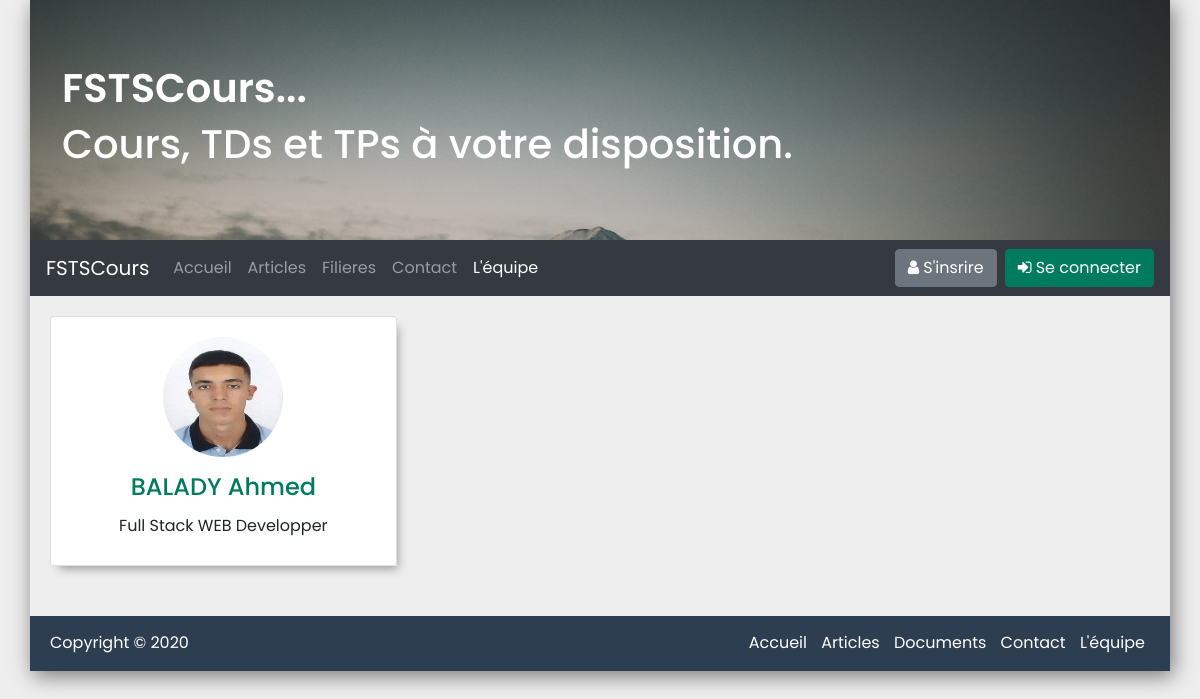
Page /about.php on the committed database.
### tables this page shows
CREATE TABLE `team` (
  `id_member` int(11) NOT NULL,
  `full_name` varchar(200) NOT NULL,
  `occupation` text NOT NULL,
  `description` text NOT NULL,
  `avatar` text NOT NULL,
  `social_media` text NOT NULL
);

### about.php (the view, shortened to what this page needs)
<?php
require 'db/connection.php';
$query = "SELECT * FROM `team`";
$team = mysqli_query($connection, $query);
?>
<!DOCTYPE html>
<html lang="en">
<head>
  <link href="//maxcdn.bootstrapcdn.com/bootstrap/4.0.0/css/bootstrap.min.css" rel="stylesheet" id="bootstrap-css" />
  <link rel="stylesheet" href="https://stackpath.bootstrapcdn.com/font-awesome/4.7.0/css/font-awesome.min.css">
  <link rel="stylesheet" href="css/style.css" />
  <link rel="stylesheet" href="css/about.css" />
</head>
<body>
  <div class="container">
    <?php require 'includes/header.php'; ?>
    <div class="team-section">
      <div class="row">
        <?php while ($member = mysqli_fetch_array($team)) :
          $social_media = explode(",", $member['social_media']);
          $facebook = $social_media[0];
          $instagram = $social_media[1];
          $github = $social_media[2]; ?>
          <div class="col-xs-12 col-sm-12 col-md-6 col-lg-4">
            <div class="image-flip">
              <div class="mainflip flip-0">
                <div class="frontside">
                  <div class="card">
                    <div class="card-body text-center">
                      <p>
                        <img class="img-fluid" src="images/team/<?php echo $member['avatar'] ?>" alt="card image" />
                      </p>
                      <h4 class="card-title"><?php echo $member['full_name'] ?></h4>
                      <p class="card-text"><?php echo $member['occupation'] ?></p>
                    </div>
                  </div>
                </div>
                <div class="backside">
                  <div class="card">
                    <div class="card-body text-center mt-4">
                      <h4 class="card-title"><?php echo $member['full_name'] ?></h4>
                      <p class="card-text"><?php echo $member['description'] ?></p>
                      <ul class="list-inline">
                        <li class="list-inline-item">
                          <a class="social-icon text-xs-center" target="_blank" href="<?php echo $facebook ?>">
                          </a>
                        </li>
                        <li class="list-inline-item">
                          <a class="social-icon text-xs-center" target="_blank" href="<?php echo $instagram ?>">
                          </a>
                        </li>
                        <li class="list-inline-item">
                          <a class="social-icon text-xs-center" target="_blank" href="<?php echo $github ?>'">
                          </a>
                        </li>
                      </ul>
                    </div>
                  </div>
                </div>
              </div>
            </div>
          </div>
        <?php endwhile ?>
      </div>
    </div>
    <?php require 'includes/footer.php'; ?>
  </div>
</body>
</html>

### css/style.css (style rules this page uses)
* { font-family: "Poppins", sans-serif; }
body { background-color: #eee; }
.container { padding: 0; box-shadow: 3px 5px 20px rgba(0, 0, 0, 0.5); }

### css/about.css (style rules this page uses)
.team-section { background: #eee; padding: 20px; }
.mainflip { -webkit-transition: 1s; -webkit-transform-style: preserve-3d; -ms-transition: 1s; -moz-transition: 1s; -moz-transform: perspective(1000px); -moz-transform-style: preserve-3d; -ms-transform-style: preserve-3d; transition: 1s; transform-style: preserve-3d; position: relative; }
.frontside { position: relative; -webkit-transform: rotateY(0deg); -ms-transform: rotateY(0deg); z-index: 2; margin-bottom: 30px; }
.backside { position: absolute; top: 0; left: 0; background: white; -webkit-transform: rotateY(-180deg); -moz-transform: rotateY(-180deg); -o-transform: rotateY(-180deg); -ms-transform: rotateY(-180deg); transform: rotateY(-180deg); }
.frontside, .backside { -webkit-backface-visibility: hidden; -moz-backface-visibility: hidden; -ms-backface-visibility: hidden; backface-visibility: hidden; -webkit-transition: 1s; -webkit-transform-style: preserve-3d; -moz-transition: 1s; -moz-transform-style: preserve-3d; -o-transition: 1s; -o-transform-style: preserve-3d; -ms-transition: 1s; -ms-transform-style: preserve-3d; transition: 1s; transform-style: preserve-3d; -webkit-box-shadow: 5px 7px 9px -4px rgb(158, 158, 158); -moz-box-shadow: 5px 7px 9px -4px rgb(158, 158, 158); box-shadow: 5px 7px 9px -4px rgb(158, 158, 158); box-shadow: 5px 7px 9px -4px rgb(158, 158, 158); }
.frontside .card, .backside .card { min-height: 250px; }
.backside .card a { font-size: 18px; color: #007b5e !important; }
.frontside .card .card-title, .backside .card .card-title { color: #007b5e !important; }
.frontside .card .card-body img { width: 120px; height: 120px; border-radius: 50%; }

### rows in the picture
team: avatar (picture), full_name "BALADY Ahmed", occupation "Full Stack WEB Developper"
